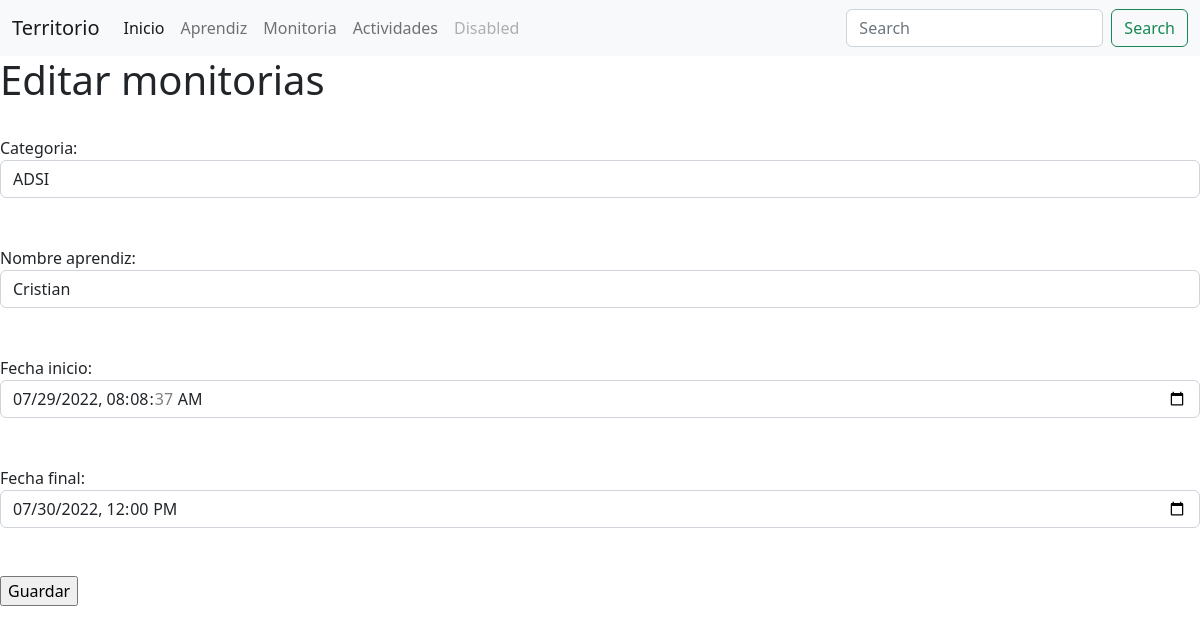
The page /territorio/editarMon/1 on the database its author committed.
### territorio/models.py (models this page shows, shortened)
class Monitoria(models.Model):
    cat = models.CharField(max_length=100)
    aprendiz = models.ForeignKey(Aprendiz, on_delete = models.DO_NOTHING)
    fecha_inicio = models.DateTimeField()
    fecha_final = models.DateTimeField()

### territorio/views.py (the view)
# urls.py: path('editarMon/<int:id>', views.monitoriaFormularioEditar, name="edit-monit"),
def monitoriaFormularioEditar(request, id):
    a = Monitoria.objects.get(pk = id)
    p = Aprendiz.objects.all()
    contexto = {'datos': a, 'aprendices': p}
    return render(request, 'territorio/monitoria/editar_monitoria.html', contexto)

### territorio/models.py (called while the page is built)
    def __str__(self):
        return self.nombre

### territorio/templates/territorio/monitoria/editar_monitoria.html (shortened to what this page needs)
{% extends 'territorio/base.html' %}
{% block body %}
    <h1>Editar monitorias</h1>
    <form action="{% url 'territorio:actual-monit' %}" method="post">
        <br/><label for="cat">Categoria: </label>
        <input class="form-control" type="text" name="cat" value="{{ datos.cat }}"><br/><br/>
        <label for="aprendiz">Nombre aprendiz: </label>
        <select class="form-control" name="aprendiz" value="{{ datos.aprendiz }}">
        {% if aprendices %}
            {% for i in aprendices %}
                <option value="{{ i.cedula }}">{{ i.nombre }}</option>
            {% endfor %}
        {% endif %}
        </select>
        <br/><br/><label for="fecha_inicio">Fecha inicio: </label>
        <input class="form-control" type="datetime-local" name="fecha_inicio" value="{{ datos.fecha_inicio|date:'Y-m-d H:i:s' }}"><br/><br/>
        <label for="fecha_final">Fecha final: </label>
        <input class="form-control" type="datetime-local" name="fecha_final" value="{{ datos.fecha_final|date:'Y-m-d H:i:s' }}"><br/><br/>
        <input type="submit" value="Guardar">
    </form>
{% endblock %}

### rows shown on the page
Monitoria: cat "ADSI", fecha_inicio "07/29/2022 08:08:37", fecha_final "07/30/2022 12:00"

### other values the page prints
form field aprendiz "Cristian"
